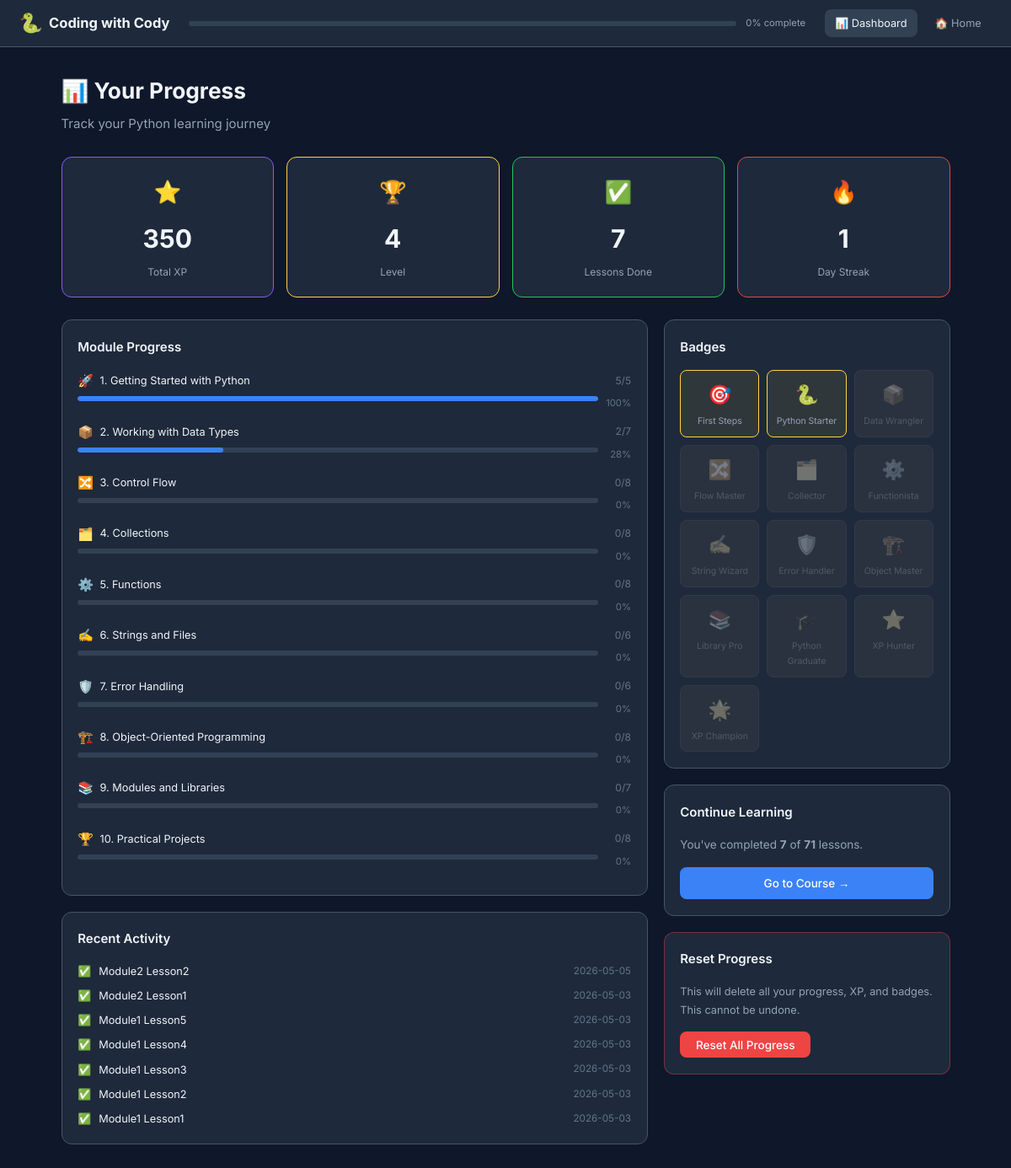
/dashboard, run on the app's committed database.
### tables this page shows
CREATE TABLE progress (
                id              INTEGER PRIMARY KEY AUTOINCREMENT,
                lesson_id       TEXT NOT NULL UNIQUE,
                status          TEXT NOT NULL DEFAULT 'not_started',
                started_at      TIMESTAMP,
                completed_at    TIMESTAMP,
                time_spent_sec  INTEGER DEFAULT 0,
                xp_earned       INTEGER DEFAULT 0
            );

### app.py (the view)
@app.route('/dashboard')
def dashboard():
    curriculum = load_curriculum()
    with get_db() as conn:
        progress_map = get_progress_map(conn)
        badges = [r['badge_id'] for r in conn.execute("SELECT badge_id FROM badges ORDER BY earned_at DESC").fetchall()]
        settings = {r['key']: r['value'] for r in conn.execute("SELECT key, value FROM user_settings").fetchall()}
        recent = conn.execute(
            "SELECT lesson_id, completed_at FROM progress WHERE status='completed' ORDER BY completed_at DESC LIMIT 10"
        ).fetchall()
    total_xp = sum(p['xp'] for p in progress_map.values())
    total_done = sum(1 for p in progress_map.values() if p['status'] == 'completed')
    total_lessons = sum(len(m['lessons']) for m in curriculum['modules'])
    level = max(1, total_xp // 100 + 1)
    for mod in curriculum['modules']:
        total = len(mod['lessons'])
        done = sum(1 for l in mod['lessons'] if progress_map.get(l['id'], {}).get('status') == 'completed')
        mod['progress_pct'] = int(done / total * 100) if total else 0
        mod['lessons_done'] = done
    return render_template('dashboard.html',
                           curriculum=curriculum,
                           total_xp=total_xp,
                           level=level,
                           total_done=total_done,
                           total_lessons=total_lessons,
                           badges=badges,
                           settings=settings,
                           recent=list(recent),
                           streak=int(settings.get('streak_days', 0)))

### app.py (called while the page is built)
def get_db():
    conn = sqlite3.connect(str(DB_PATH))
    conn.row_factory = sqlite3.Row
    conn.execute("PRAGMA journal_mode=WAL")
    return conn

def load_curriculum():
    path = CONTENT_DIR / 'curriculum.json'
    with open(path, encoding='utf-8') as f:
        return json.load(f)

def get_progress_map(conn):
    rows = conn.execute("SELECT lesson_id, status, xp_earned FROM progress").fetchall()
    return {r['lesson_id']: {'status': r['status'], 'xp': r['xp_earned']} for r in rows}

### templates/dashboard.html (shortened to what this page needs)
{% extends "base.html" %}
{% block content %}
<div class="dashboard-page">
  <div class="dashboard-header">
    <h1>📊 Your Progress</h1>
    <p class="dashboard-subtitle">Track your Python learning journey</p>
  </div>
  <div class="stats-grid">
    <div class="stat-card stat-card--xp">
      <div class="stat-card-icon">⭐</div>
      <div class="stat-card-value">{{ total_xp }}</div>
      <div class="stat-card-label">Total XP</div>
    </div>
    <div class="stat-card stat-card--level">
      <div class="stat-card-icon">🏆</div>
      <div class="stat-card-value">{{ level }}</div>
      <div class="stat-card-label">Level</div>
    </div>
    <div class="stat-card stat-card--lessons">
      <div class="stat-card-icon">✅</div>
      <div class="stat-card-value">{{ total_done }}</div>
      <div class="stat-card-label">Lessons Done</div>
    </div>
    <div class="stat-card stat-card--streak">
      <div class="stat-card-icon">🔥</div>
      <div class="stat-card-value">{{ streak }}</div>
      <div class="stat-card-label">Day Streak</div>
    </div>
  </div>
  <div class="dashboard-body">
    <div class="dashboard-left">
      <div class="dashboard-card">
        <h2 class="dashboard-card-title">Module Progress</h2>
        {% for mod in curriculum.modules %}
        <div class="module-progress-row">
          <div class="module-progress-info">
            <span class="module-progress-icon">{{ mod.icon }}</span>
            <span class="module-progress-name">{{ mod.number }}. {{ mod.title }}</span>
            <span class="module-progress-count">{{ mod.lessons_done }}/{{ mod.lessons|length }}</span>
          </div>
          <div class="module-progress-bar-wrap">
            <div class="module-progress-bar">
              <div class="module-progress-fill" style="width: {{ mod.progress_pct }}%"></div>
            </div>
            <span class="module-progress-pct">{{ mod.progress_pct }}%</span>
          </div>
        </div>
        {% endfor %}
      </div>
      <div class="dashboard-card">
        <h2 class="dashboard-card-title">Recent Activity</h2>
        {% if recent %}
        <div class="recent-list">
          {% for row in recent %}
          <div class="recent-item">
            <span class="recent-icon">✅</span>
            <span class="recent-lesson">{{ row.lesson_id | replace('_', ' ') | title }}</span>
            <span class="recent-time">{{ row.completed_at[:10] if row.completed_at else '' }}</span>
          </div>
          {% endfor %}
        </div>
        {% else %}
        <p class="empty-state">No completed lessons yet. <a href="/">Start learning!</a></p>
        {% endif %}
      </div>
    </div>
    <div class="dashboard-right">
      <div class="dashboard-card">
        <h2 class="dashboard-card-title">Badges</h2>
        <div class="badges-grid">
          {% for badge_id, bdef in all_badge_defs.items() %}
          <div class="badge-item {% if badge_id in badges %}badge-item--earned{% else %}badge-item--locked{% endif %}"
               title="{{ bdef.name }}: {{ bdef.desc }}">
            <span class="badge-icon">{{ bdef.icon }}</span>
            <span class="badge-name">{{ bdef.name }}</span>
          </div>
          {% endfor %}
        </div>
      </div>
      <div class="dashboard-card">
        <h2 class="dashboard-card-title">Continue Learning</h2>
        {% if total_done < total_lessons %}
        <p class="continue-text">You've completed <strong>{{ total_done }}</strong> of <strong>{{ total_lessons }}</strong> lessons.</p>
        <a href="/" class="btn btn-primary btn-block">Go to Course →</a>
        {% else %}
        <div class="course-complete">
          <div class="course-complete-icon">🎓</div>
          <p>You've completed the entire course! Congratulations!</p>
          <a href="/" class="btn btn-secondary btn-block">Review Course</a>
        </div>
        {% endif %}
      </div>
      <div class="dashboard-card dashboard-card--danger">
        <h2 class="dashboard-card-title">Reset Progress</h2>
        <p class="danger-text">This will delete all your progress, XP, and badges. This cannot be undone.</p>
        <button class="btn btn-danger" onclick="confirmReset()">Reset All Progress</button>
      </div>
    </div>
  </div>
</div>
{% endblock %}

### templates/base.html (shortened to what this page needs)
<!DOCTYPE html>
<html lang="en">
<head>
  <link rel="stylesheet" href="https://cdnjs.cloudflare.com/ajax/libs/codemirror/5.65.16/codemirror.min.css">
  <link rel="stylesheet" href="https://cdnjs.cloudflare.com/ajax/libs/codemirror/5.65.16/theme/dracula.min.css">
  <link rel="stylesheet" href="https://cdnjs.cloudflare.com/ajax/libs/highlight.js/11.9.0/styles/atom-one-dark.min.css">
  <link rel="stylesheet" href="{{ url_for('static', filename='css/style.css') }}">
</head>
<body>
  <header class="app-header">
    <div class="header-inner">
      <a href="/" class="logo">
        <span class="logo-icon">🐍</span>
        <span class="logo-text">Coding with Cody</span>
      </a>
      <div class="header-center">
        <div class="global-progress-bar" title="{{ overall_pct|default(0) }}% complete">
        </div>
        <span class="global-progress-label">{{ overall_pct|default(0) }}% complete</span>
      </div>
      <nav class="header-nav">
        <a href="/dashboard" class="nav-btn {% if request.path == '/dashboard' %}active{% endif %}">
          📊 Dashboard
        </a>
        <a href="/" class="nav-btn {% if request.path == '/' %}active{% endif %}">
          🏠 Home
        </a>
      </nav>
    </div>
  </header>
  <main class="app-main">
    {% block content %}{% endblock %}
  </main>
</body>
</html>

### data on the page
progress: lesson_id "Module2 Lesson2", completed_at "2026-05-05"
progress: lesson_id "Module2 Lesson1", completed_at "2026-05-03"
progress: lesson_id "Module1 Lesson5", completed_at "2026-05-03"
progress: lesson_id "Module1 Lesson4", completed_at "2026-05-03"
progress: lesson_id "Module1 Lesson3", completed_at "2026-05-03"
progress: lesson_id "Module1 Lesson2", completed_at "2026-05-03"
progress: lesson_id "Module1 Lesson1", completed_at "2026-05-03"

### other printed values
{{ overall_pct|default(0) }} "0"
{{ total_xp }} "350"
{{ level }} "4"
{{ total_done }} "7"
{{ streak }} "1"
{{ mod.icon }} "🚀" "📦" "🔀" "🗂️" "⚙️" "✍️" "🛡️" "🏗️" "📚" "🏆"
{{ mod.number }} "1" "2" "3" "4" "5" "6" "7" "8" "9" "10"
{{ mod.title }} "Getting Started with Python" "Working with Data Types" "Control Flow" "Collections" "Functions" "Strings and Files" "Error Handling" "Object-Oriented Programming" "Modules and Libraries" "Practical Projects"
{{ mod.lessons_done }} "5" "2" "0" "0" "0" "0" "0" "0" "0" "0"
{{ mod.lessons|length }} "5" "7" "8" "8" "8" "6" "6" "8" "7" "8"
{{ mod.progress_pct }} "100" "28" "0" "0" "0" "0" "0" "0" "0" "0"
{{ bdef.icon }} "🎯" "🐍" "📦" "🔀" "🗂️" "⚙️" "✍️" "🛡️" "🏗️" "📚" "🎓" "⭐" "🌟"
{{ bdef.name }} "First Steps" "Python Starter" "Data Wrangler" "Flow Master" "Collector" "Functionista" "String Wizard" "Error Handler" "Object Master" "Library Pro" "Python Graduate" "XP Hunter" "XP Champion"
{{ total_lessons }} "71"
